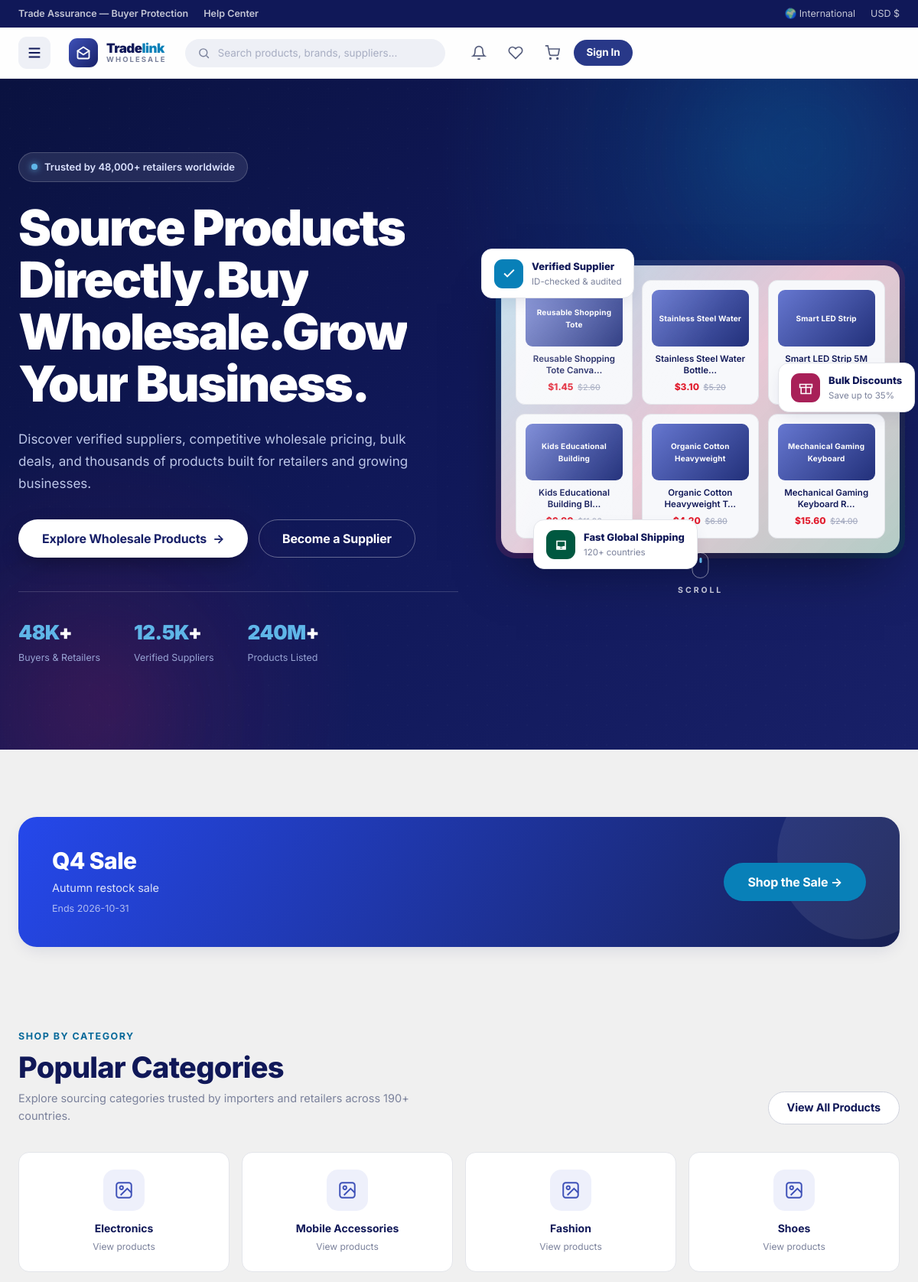
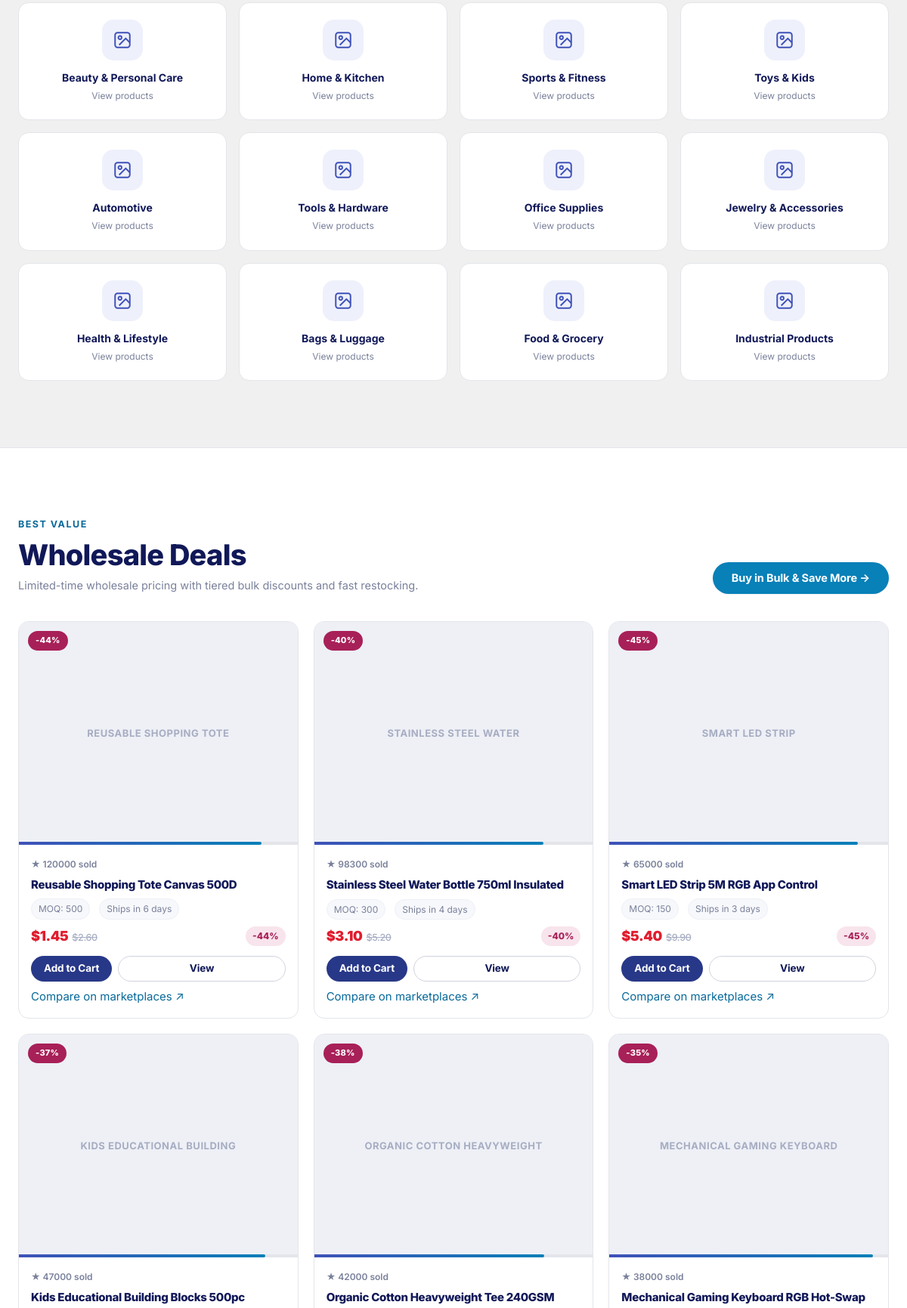
The page / (upper part) on the database its author committed (2 pictures, top to bottom).
### tables this page shows
CREATE TABLE products (
    id INTEGER PRIMARY KEY AUTOINCREMENT,
    supplier_id INTEGER NOT NULL REFERENCES suppliers(id),
    category_id INTEGER NOT NULL REFERENCES categories(id),
    name TEXT NOT NULL,
    slug TEXT UNIQUE NOT NULL,
    sku TEXT,
    description TEXT DEFAULT '',
    specifications TEXT DEFAULT '',
    moq INTEGER DEFAULT 50,
    price REAL NOT NULL DEFAULT 0,
    old_price REAL,
    stock INTEGER DEFAULT 0,
    low_stock_threshold INTEGER DEFAULT 20,
    status TEXT DEFAULT 'pending',  -- pending | approved | rejected
    image TEXT DEFAULT '',
    ship_time TEXT DEFAULT 'Ships in 3-5 days',
    views INTEGER DEFAULT 0,
    sold INTEGER DEFAULT 0,
    created_at TEXT DEFAULT (datetime('now'))
);

CREATE TABLE campaigns (
    id INTEGER PRIMARY KEY AUTOINCREMENT,
    title TEXT NOT NULL,
    description TEXT DEFAULT '',
    discount REAL DEFAULT 0,
    start_date TEXT,
    end_date TEXT,
    banner_color TEXT DEFAULT '#2548eb',
    active INTEGER DEFAULT 1,
    created_at TEXT DEFAULT (datetime('now'))
);

CREATE TABLE categories (
    id INTEGER PRIMARY KEY AUTOINCREMENT,
    name TEXT UNIQUE NOT NULL,
    slug TEXT UNIQUE NOT NULL,
    icon TEXT DEFAULT '',
    sort_order INTEGER DEFAULT 0
);

### app.py (the view)
@app.route("/")
def home():
    cats = g.db.execute("SELECT * FROM categories ORDER BY sort_order").fetchall()
    deals = g.db.execute("SELECT * FROM products WHERE status='approved' ORDER BY sold DESC LIMIT 8").fetchall()
    flash_products = g.db.execute(
        "SELECT * FROM products WHERE status='approved' AND stock>0 ORDER BY sold DESC LIMIT 4").fetchall()
    new_arrivals = g.db.execute("SELECT * FROM products WHERE status='approved' ORDER BY created_at DESC LIMIT 8").fetchall()
    suppliers = g.db.execute("SELECT * FROM suppliers WHERE verification_status='verified' ORDER BY rating_avg DESC LIMIT 4").fetchall()
    reviews = g.db.execute(
        """SELECT r.*, u.name, p.name AS product_name, s.company_name AS supplier
           FROM reviews r JOIN users u ON u.id=r.user_id
           JOIN products p ON p.id=r.product_id
           JOIN suppliers s ON s.id=r.supplier_id
           ORDER BY r.id DESC LIMIT 6""").fetchall()
    campaigns = g.db.execute("SELECT * FROM campaigns WHERE active=1 AND end_date>datetime('now') ORDER BY id DESC LIMIT 1").fetchall()
    return render_template("home.html", cats=cats, deals=deals, flash_products=flash_products,
                           new_arrivals=new_arrivals, suppliers=suppliers, reviews=reviews,
                           campaigns=campaigns, ORDER_LABELS=ORDER_LABELS)

### app.py (called while the page is built, shortened)
@app.before_request
def before():
    g.db = get_db()
    g.user = None
    if session.get("uid"):
        g.user = g.db.execute("SELECT * FROM users WHERE id=?", (session["uid"],)).fetchone()
        if g.user is None:
            session.clear()
    g.cart_count = 0
    g.notif_count = 0
    if g.user:
        g.cart_count = g.db.execute("SELECT COALESCE(SUM(qty),0) c FROM carts WHERE user_id=?", (g.user["id"],)).fetchone()["c"]
        g.notif_count = g.db.execute("SELECT COUNT(*) c FROM notifications WHERE user_id=? AND is_read=0", (g.user["id"],)).fetchone()["c"]

@app.context_processor
def inject_globals():
    def mkts(name):
        q = urllib.parse.quote_plus(name)
        return [
            ("Alibaba", f"https://www.alibaba.com/trade/search?SearchText={q}"),
            ("DHGate", f"https://www.dhgate.com/wholesale/search.do?key={q}"),
            ("Made-in-China", f"https://www.made-in-china.com/products-search/hot-china-products/{q}/"),
            ("1688", f"https://s.1688.com/selloffer/offer_search.htm?keywords={q}"),
        ]
    return {"PAYMENT_PROVIDERS": PAYMENT_PROVIDERS, "ORDER_LABELS": ORDER_LABELS,
            "now": datetime.utcnow(), "flash_categories": {"success": "success", "error": "error", "info": "info"},
            "mkts": mkts, "merchant_email": MERCHANT_EMAIL, "smtp_ready": SMTP_READY,
            "cart_drawer": _cart_drawer_data()}

def _cart_drawer_data():
    if not g.user or g.user["role"] != "customer":
        return None

### db.py (called while the page is built)
def get_db():
    conn = sqlite3.connect(DB_PATH)
    conn.row_factory = sqlite3.Row
    conn.execute("PRAGMA foreign_keys = ON")
    return conn

### templates/home.html (shortened to what this page needs)
{% extends "base.html" %}
{% block content %}
<section class="hero" data-hero>
  <div class="orb orb--1" aria-hidden="true"></div>
  <div class="orb orb--2" aria-hidden="true"></div>
  <div class="container hero__grid">
    <div>
      <span class="hero__badge anim-enter"><span class="dot"></span> Trusted by 48,000+ retailers worldwide</span>
      <h1 class="anim-enter-d1" data-split>Source Products Directly.<br>Buy <span class="highlight">Wholesale</span>.<br>Grow Your Business.</h1>
      <p class="hero__sub anim-enter-d2">Discover verified suppliers, competitive wholesale pricing, bulk deals, and thousands of products built for retailers and growing businesses.</p>
      <div class="hero__ctas anim-enter-d3">
        <a class="btn btn-primary btn-lg btn-shine" data-magnetic href="{{ url_for('products') }}">Explore Wholesale Products <span class="btn__arrow">→</span></a>
        <a class="btn btn-outline btn-lg" data-magnetic href="{{ url_for('register', role='supplier') }}">Become a Supplier</a>
      </div>
      <div class="hero__stats">
        <div><span class="hero__stat-value"><em>48K</em>+</span><span class="hero__stat-label">Buyers &amp; Retailers</span></div>
        <div><span class="hero__stat-value"><em>12.5K</em>+</span><span class="hero__stat-label">Verified Suppliers</span></div>
        <div><span class="hero__stat-value"><em>240M</em>+</span><span class="hero__stat-label">Products Listed</span></div>
      </div>
    </div>
    <div class="hero__visual anim-enter-d2" style="position:relative">
      <div class="hero__stage" data-tilt data-tilt-max="9">
        <div class="hero__products-grid">
          {% for p in deals[:6] %}
          <div class="hero__mini-product">
            <div class="hero__mini-img">{{ p.name.split(' ')[:3]|join(' ') }}</div>
            <div class="hero__mini-name">{{ p.name[:28] }}{% if p.name|length > 28 %}…{% endif %}</div>
            <div class="hero__mini-price">${{ '%.2f'|format(p.price) }} {% if p.old_price %}<small>${{ '%.2f'|format(p.old_price) }}</small>{% endif %}</div>
          </div>
          {% endfor %}
        </div>
      </div>
      <div class="float-card float-card--verified anim-float">
        <span class="float-card__icon"><svg viewBox="0 0 24 24" fill="none" stroke="currentColor" stroke-width="2.4"><path d="M20 6L9 17l-5-5"/></svg></span>
        <span><span class="float-card__title">Verified Supplier</span><span class="float-card__sub">ID-checked &amp; audited</span></span>
      </div>
      <div class="float-card float-card--bulk anim-float" style="animation-delay:1.2s">
        <span class="float-card__icon"><svg viewBox="0 0 24 24" fill="none" stroke="currentColor" stroke-width="2"><path d="M20 12v10H4V12"/><path d="M2 7h20v5H2z"/><path d="M12 22V7"/></svg></span>
        <span><span class="float-card__title">Bulk Discounts</span><span class="float-card__sub">Save up to 35%</span></span>
      </div>
      <div class="float-card float-card--ship">
        <span class="float-card__icon"><svg viewBox="0 0 24 24" fill="none" stroke="currentColor" stroke-width="2"><path d="M5 17h14V7H5z"/><path d="M5 17v3h14v-3"/><circle cx="7.5" cy="17.5" r="1.8"/><circle cx="16.5" cy="17.5" r="1.8"/></svg></span>
        <span><span class="float-card__title">Fast Global Shipping</span><span class="float-card__sub">120+ countries</span></span>
      </div>
      <a class="hero__scroll" href="#categories" aria-label="Scroll to content">
        <span class="hero__scroll-mouse"><span></span></span>
        <span class="hero__scroll-text">Scroll</span>
      </a>
    </div>
  </div>
</section>
{% if campaigns %}
<section class="section" style="padding-bottom:0">
  <div class="container">
    {% for c in campaigns %}
    <div class="campaign-banner" style="background:linear-gradient(120deg,{{ c.banner_color }},#172053)">
      <div>
        <h2>{{ c.title }}</h2>
        <p>{{ c.description }}</p>
        {% if c.end_date %}<p style="font-size:12.5px;opacity:.75;margin-top:6px">Ends {{ c.end_date[:10] }}</p>{% endif %}
      </div>
      <a class="btn btn-accent btn-lg" href="{{ url_for('products', sort='discount') }}">Shop the Sale →</a>
    </div>
    {% endfor %}
  </div>
</section>
{% endif %}
<section class="section" id="categories">
  <div class="container">
    <div class="section-head">
      <div>
        <span class="eyebrow">Shop by category</span>
        <h2>Popular Categories</h2>
        <p>Explore sourcing categories trusted by importers and retailers across 190+ countries.</p>
      </div>
      <a class="btn btn-outline" href="{{ url_for('products') }}">View All Products</a>
    </div>
    <div class="cat-grid">
      {% for c in cats %}
      <a class="cat-card" href="{{ url_for('category', slug=c.slug) }}">
        <div class="cat-card__icon"><svg viewBox="0 0 24 24" fill="none" stroke="currentColor" stroke-width="1.8"><rect x="3" y="3" width="18" height="18" rx="3"/><circle cx="9" cy="9" r="2"/><path d="M21 15l-5-5-8 8"/></svg></div>
        <div class="cat-card__name">{{ c.name }}</div>
        <div class="cat-card__count">View products</div>
      </a>
      {% endfor %}
    </div>
  </div>
</section>
<section class="section section--alt" id="deals">
  <div class="container">
    <div class="section-head">
      <div>
        <span class="eyebrow">Best value</span>
        <h2>Wholesale Deals</h2>
        <p>Limited-time wholesale pricing with tiered bulk discounts and fast restocking.</p>
      </div>
      <a class="btn btn-accent" href="{{ url_for('products', sort='discount') }}">Buy in Bulk &amp; Save More →</a>
    </div>
    <div class="grid">
      {% for p in deals[:8] %}
      <article class="card">
        <div class="card__media">
          <div class="ph">{{ p.name.split(' ')[:3]|join(' ') }}</div>
          <div class="card__badges">
            {% if p.old_price %}<span class="badge badge-sale">-{{ ((1 - p.price/p.old_price)*100)|round|int }}%</span>{% endif %}
          </div>
          <div class="card__stockbar"><span style="width:{{ [p.sold/(p.sold+p.stock+1)*100|round|int, 100]|min }}%"></span></div>
        </div>
        <div class="card__body">
          <div class="rating-row">★ {{ p.sold }} sold</div>
          <h3 class="card__title"><a href="{{ url_for('product', slug=p.slug) }}">{{ p.name }}</a></h3>
          <div class="card__meta"><span>MOQ: {{ p.moq }}</span><span>{{ p.ship_time }}</span></div>
          <div class="price-row">
            <span class="card__price">${{ '%.2f'|format(p.price) }}{% if p.old_price %}<small>${{ '%.2f'|format(p.old_price) }}</small>{% endif %}</span>
            <span class="card__discount">-{{ ((1 - p.price/p.old_price)*100)|round|int }}%</span>
          </div>
          <div class="card__actions">
            <form method="post" action="{{ url_for('cart_add') }}">
              <button class="btn btn-primary btn-sm" style="width:100%">Add to Cart</button>
            </form>
            <a class="btn btn-outline btn-sm" href="{{ url_for('product', slug=p.slug) }}">View</a>
          </div>
          {% include "_mkt_card.html" %}
        </div>
      </article>
      {% endfor %}
    </div>
  </div>
</section>
{% endblock %}

### templates/_mkt_card.html
{% set prod = item if item is defined else p %}
<a class="mkt-card" href="{{ mkts(prod.name)[0][1] }}" target="_blank" rel="noopener nofollow"
   title="Compare on Alibaba, DHGate, Made-in-China, 1688 — opens external search for {{ prod.name }}">Compare on marketplaces ↗</a>

### rows shown on the page
products: name.split "Reusable Shopping Tote", name "Reusable Shopping Tote Canva", price "1.45", old_price "2.60", name.split "REUSABLE SHOPPING TOTE", ((1-p.price/p.old_price)*100)|round|int "44", {{ [p.sold/(p.sold+p.stock+1)*100|round|int, 100]|min }} 86.95589162397374 (drawn), sold "120000", name "Reusable Shopping Tote Canvas 500D", moq "500", ship_time "Ships in 6 days"
products: name.split "Stainless Steel Water", name "Stainless Steel Water Bottle", price "3.10", old_price "5.20", name.split "STAINLESS STEEL WATER", ((1-p.price/p.old_price)*100)|round|int "40", {{ [p.sold/(p.sold+p.stock+1)*100|round|int, 100]|min }} 82.25872586840278 (drawn), sold "98300", name "Stainless Steel Water Bottle 750ml Insulated", moq "300", ship_time "Ships in 4 days"
products: name.split "Smart LED Strip", name "Smart LED Strip 5M…", name.split "SMART LED STRIP", ((1-p.price/p.old_price)*100)|round|int "45", {{ [p.sold/(p.sold+p.stock+1)*100|round|int, 100]|min }} 89.28448785044162 (drawn), sold "65000", name "Smart LED Strip 5M RGB App Control", moq "150", ship_time "Ships in 3 days", price "5.40", old_price "9.90"
products: name.split "Kids Educational Building", name "Kids Educational Building Bl", name.split "KIDS EDUCATIONAL BUILDING", ((1-p.price/p.old_price)*100)|round|int "37", {{ [p.sold/(p.sold+p.stock+1)*100|round|int, 100]|min }} 88.51057418881 (drawn), sold "47000", name "Kids Educational Building Blocks 500pc"
products: name.split "Organic Cotton Heavyweight", name "Organic Cotton Heavyweight T", old_price "6.80", name.split "ORGANIC COTTON HEAVYWEIGHT", ((1-p.price/p.old_price)*100)|round|int "38", {{ [p.sold/(p.sold+p.stock+1)*100|round|int, 100]|min }} 82.51311369128308 (drawn), sold "42000", name "Organic Cotton Heavyweight Tee 240GSM"
products: name.split "Mechanical Gaming Keyboard", name "Mechanical Gaming Keyboard R", price "15.60", old_price "24.00", name.split "MECHANICAL GAMING KEYBOARD", ((1-p.price/p.old_price)*100)|round|int "35", {{ [p.sold/(p.sold+p.stock+1)*100|round|int, 100]|min }} 94.52501181562648 (drawn), sold "38000", name "Mechanical Gaming Keyboard RGB Hot-Swap"
campaigns: title "Q4 Sale", description "Autumn restock sale", end_date "2026-10-31"
categories: name "Electronics"
categories: name "Mobile Accessories"
categories: name "Fashion"
categories: name "Shoes"
categories: name "Beauty & Personal Care"
categories: name "Home & Kitchen"
categories: name "Sports & Fitness"
categories: name "Toys & Kids"
categories: name "Automotive"
categories: name "Tools & Hardware"
categories: name "Office Supplies"
categories: name "Jewelry & Accessories"
categories: name "Health & Lifestyle"
categories: name "Bags & Luggage"
categories: name "Food & Grocery"
categories: name "Industrial Products"

### other values the page prints
{{ g.user.country if g.user else 'International' }} "International"
